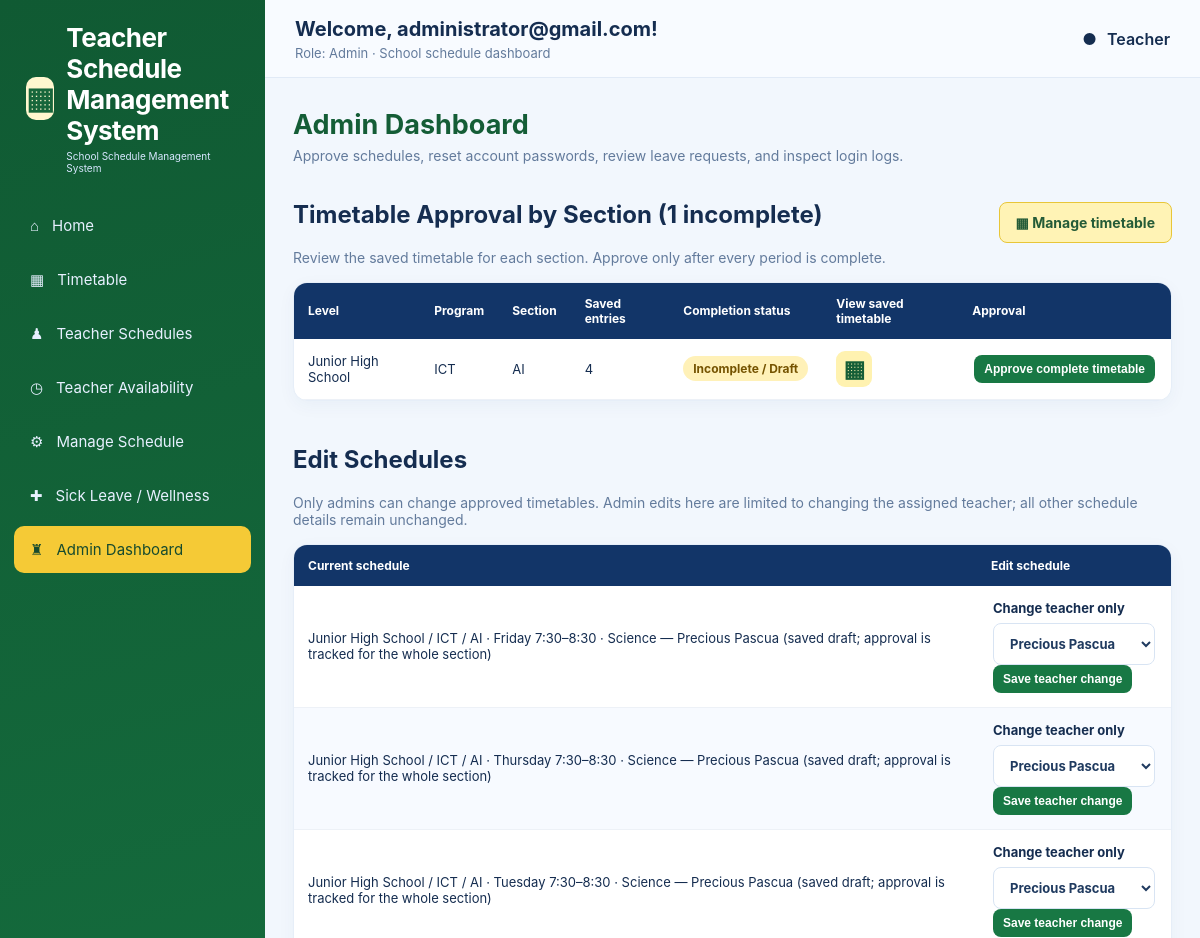
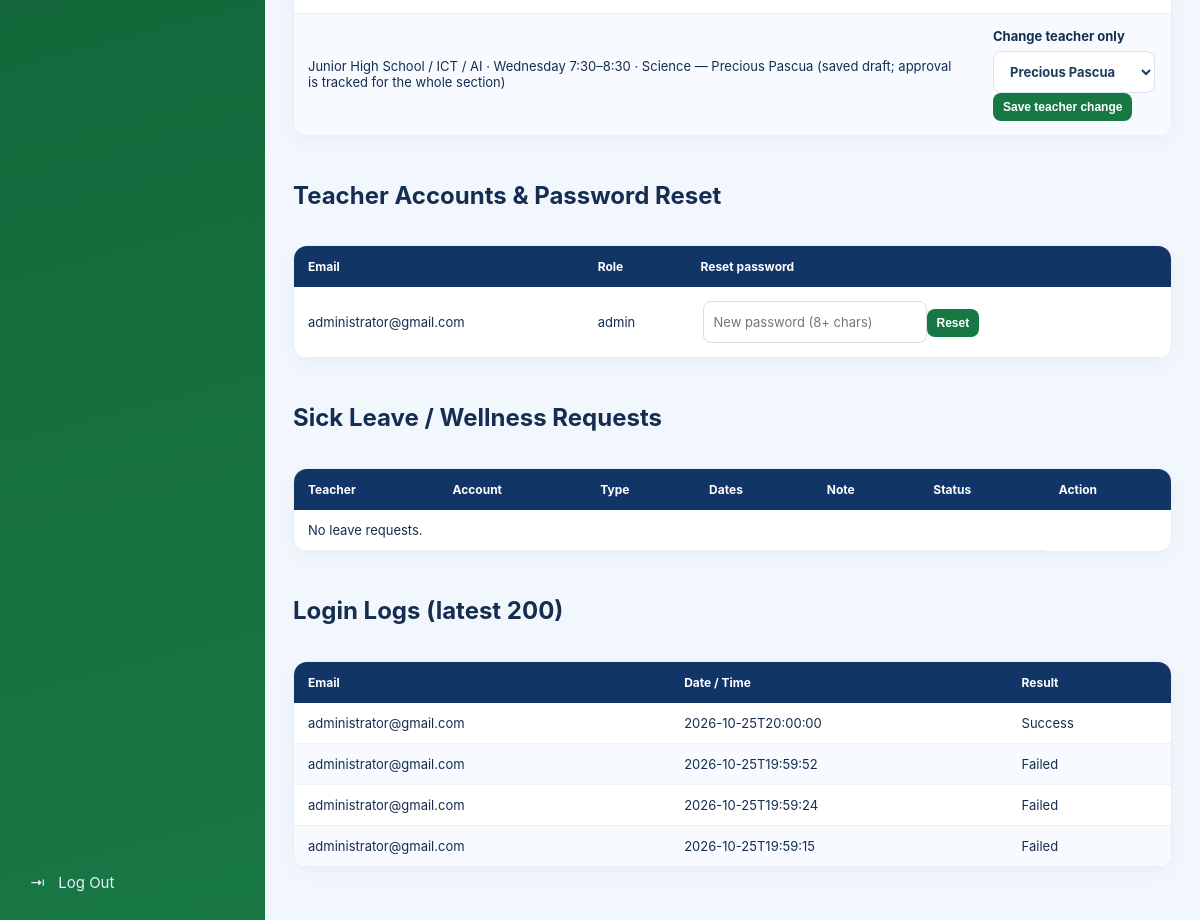
The page /admin (signed in) on the database its author committed (2 pictures, top to bottom).
### tables this page shows
CREATE TABLE users (
            id INTEGER PRIMARY KEY AUTOINCREMENT,
            email TEXT UNIQUE NOT NULL,
            password_hash TEXT NOT NULL
        , role TEXT NOT NULL DEFAULT 'teacher');

CREATE TABLE schedules (
            id INTEGER PRIMARY KEY AUTOINCREMENT,
            level TEXT NOT NULL,
            program TEXT NOT NULL,
            section TEXT NOT NULL,
            day TEXT NOT NULL,
            slot TEXT NOT NULL,
            subject TEXT NOT NULL,
            teacher TEXT NOT NULL,
            owner_email TEXT,
            approved INTEGER NOT NULL DEFAULT 0,
            UNIQUE(level, program, section, day, slot)
        );

CREATE TABLE login_logs (
            id INTEGER PRIMARY KEY AUTOINCREMENT, email TEXT NOT NULL, logged_at TEXT NOT NULL, success INTEGER NOT NULL
        );

### app.py (the view)
@app.route("/admin", methods=["GET", "POST"])
@login_required
@admin_required
def admin():
    with con() as db:
        users=db.execute("SELECT id,email,role FROM users ORDER BY email").fetchall()
        pending=db.execute("SELECT s.level,s.program,s.section,COUNT(*) AS entry_count FROM schedules s LEFT JOIN section_approvals a ON a.level=s.level AND a.program=s.program AND a.section=s.section GROUP BY s.level,s.program,s.section HAVING COALESCE(MAX(a.approved),0)=0 ORDER BY s.level,s.program,s.section").fetchall()
        section_statuses=db.execute("SELECT s.level,s.program,s.section,COUNT(*) AS entry_count,COALESCE(a.approved,0) AS complete,a.approved_by,a.approved_at FROM schedules s LEFT JOIN section_approvals a ON a.level=s.level AND a.program=s.program AND a.section=s.section GROUP BY s.level,s.program,s.section ORDER BY s.level,s.program,s.section").fetchall()
        leaves=db.execute("SELECT * FROM leave_requests ORDER BY CASE status WHEN 'Pending' THEN 0 ELSE 1 END,id DESC").fetchall()
        logs=db.execute("SELECT * FROM login_logs ORDER BY id DESC LIMIT 200").fetchall()
        all_schedules=db.execute("SELECT * FROM schedules ORDER BY level,program,section,day,slot").fetchall()
    return render_template("admin.html", users=users, pending=pending, section_statuses=section_statuses, leaves=leaves, logs=logs, all_schedules=all_schedules)

### app.py (called while the page is built)
def con():
    db = sqlite3.connect(DB_PATH)
    db.row_factory = sqlite3.Row
    return db

def admin_required(fn):
    @wraps(fn)
    def wrapper(*args, **kwargs):
        if "user_email" not in session:
            return redirect(url_for("login"))
        if session.get("role") != "admin":
            flash("Admin access is required.", "error")
            return redirect(url_for("home"))
        return fn(*args, **kwargs)
    return wrapper

def login_required(fn):
    @wraps(fn)
    def wrapper(*args, **kwargs):
        if "user_email" not in session:
            flash("Please log in to access Teacher Schedule Management System.", "warning")
            return redirect(url_for("login"))
        return fn(*args, **kwargs)
    return wrapper

@app.context_processor
def inject_globals():
    return {"days": DAYS, "slots": SLOTS, "break_slots": BREAK_SLOTS, "section_groups": SECTIONS,
            "teacher_names": TEACHERS, "subject_names": SUBJECTS, "shs_teacher_names": SHS_TEACHERS, "shs_subject_names": SHS_SUBJECTS,
            "shs_slots": SHS_SLOTS, "shs_break_slots": SHS_BREAK_SLOTS}

### TSMS_Admin_Edit_SickLeave_CoverTeachers/templates/admin.html
{% extends "base.html" %}{% block title %}Admin Dashboard | TSMS{% endblock %}{% block content %}
<div class="section-heading"><div><h1>Admin Dashboard</h1><p>Approve schedules, reset account passwords, review leave requests, and inspect login logs.</p></div></div>
<div class="section-heading"><div><h2>Timetable Approval by Section ({{ pending|length }} incomplete)</h2><p>Review the saved timetable for each section. Approve only after every period is complete.</p></div><a class="btn secondary" href="{{ url_for('manage') }}">▦ Manage timetable</a></div>
<div class="table-wrap"><table class="data-table"><thead><tr><th>Level</th><th>Program</th><th>Section</th><th>Saved entries</th><th>Completion status</th><th>View saved timetable</th><th>Approval</th></tr></thead><tbody>{% for r in section_statuses %}<tr><td>{{ r.level }}</td><td>{{ r.program }}</td><td>{{ r.section }}</td><td>{{ r.entry_count }}</td><td><span class="status-pill {{ 'complete' if r.complete else 'incomplete' }}">{{ 'Complete · Approved' if r.complete else 'Incomplete / Draft' }}</span></td><td><a class="icon-link" aria-label="View saved timetable" title="View saved timetable" href="{{ url_for('timetable', level=r.level, program=r.program, section=r.section) }}">▦</a></td><td>{% if not r.complete %}<form method="post" action="{{ url_for('manage') }}" onsubmit="return confirm('Approve the complete timetable for {{ r.section }}?')"><input type="hidden" name="action" value="approve_section"><input type="hidden" name="level" value="{{ r.level }}"><input type="hidden" name="program" value="{{ r.program }}"><input type="hidden" name="section" value="{{ r.section }}"><button class="btn primary small">Approve complete timetable</button></form>{% else %}<span class="muted">Approved{% if r.approved_by %} by {{ r.approved_by }}{% endif %}</span>{% endif %}</td></tr>{% else %}<tr><td colspan="7">No saved schedules to review.</td></tr>{% endfor %}</tbody></table></div>
<div class="section-heading"><div><h2>Edit Schedules</h2><p>Only admins can change approved timetables. Admin edits here are limited to changing the assigned teacher; all other schedule details remain unchanged.</p></div></div>
<div class="table-wrap"><table class="data-table"><thead><tr><th>Current schedule</th><th>Edit schedule</th></tr></thead><tbody>
{% for r in all_schedules %}<tr><td>{{ r.level }} / {{ r.program }} / {{ r.section }} · {{ r.day }} {{ r.slot }} · {{ r.subject }} — {{ r.teacher }} (saved draft; approval is tracked for the whole section)</td><td>
<form method="post" action="{{ url_for('manage') }}" class="stack-form"><input type="hidden" name="action" value="edit"><input type="hidden" name="schedule_id" value="{{ r.id }}">
<label>Change teacher only<select name="teacher" required>{% for t in (shs_teacher_names if r.level == 'Senior High School' else teacher_names) %}<option value="{{ t }}" {{ 'selected' if t==r.teacher else '' }}>{{ t }}</option>{% endfor %}</select></label><button class="btn primary small">Save teacher change</button>
</form>
</td></tr>{% else %}<tr><td colspan="2">No schedules saved.</td></tr>{% endfor %}</tbody></table></div>
<div class="section-heading"><div><h2>Teacher Accounts & Password Reset</h2></div></div><div class="table-wrap"><table class="data-table"><thead><tr><th>Email</th><th>Role</th><th>Reset password</th></tr></thead><tbody>{% for u in users %}<tr><td>{{ u.email }}</td><td>{{ u.role }}</td><td><form method="post" action="{{ url_for('admin_reset_password') }}" class="inline-form"><input type="hidden" name="email" value="{{ u.email }}"><input type="password" name="new_password" minlength="8" placeholder="New password (8+ chars)" required><button class="btn primary small">Reset</button></form></td></tr>{% endfor %}</tbody></table></div>
<div class="section-heading"><div><h2>Sick Leave / Wellness Requests</h2></div></div><div class="table-wrap"><table class="data-table"><thead><tr><th>Teacher</th><th>Account</th><th>Type</th><th>Dates</th><th>Note</th><th>Status</th><th>Action</th></tr></thead><tbody>{% for r in leaves %}<tr><td>{{ r.teacher_name or 'Not specified' }}</td><td>{{ r.email }}</td><td>{{ r.leave_type }}</td><td>{{ r.start_date }} – {{ r.end_date }}</td><td>{{ r.note or '—' }}</td><td>{{ r.status }}</td><td>{% if r.status == 'Pending' %}<form method="post" action="{{ url_for('leave_status') }}"><input type="hidden" name="request_id" value="{{ r.id }}"><button name="status" value="Approved" class="btn primary small">Approve</button><button name="status" value="Declined" class="btn danger small">Decline</button></form>{% endif %}</td></tr>{% else %}<tr><td colspan="6">No leave requests.</td></tr>{% endfor %}</tbody></table></div>
<div class="section-heading"><div><h2>Login Logs (latest 200)</h2></div></div><div class="table-wrap"><table class="data-table"><thead><tr><th>Email</th><th>Date / Time</th><th>Result</th></tr></thead><tbody>{% for l in logs %}<tr><td>{{ l.email }}</td><td>{{ l.logged_at }}</td><td>{{ 'Success' if l.success else 'Failed' }}</td></tr>{% else %}<tr><td colspan="3">No login activity.</td></tr>{% endfor %}</tbody></table></div>
{% endblock %}

### TSMS_Admin_Edit_SickLeave_CoverTeachers/templates/base.html (shortened to what this page needs)
<!doctype html>
<html lang="en">
<head>
  <link rel="stylesheet" href="{{ url_for('static', filename='style.css') }}">
</head>
<body>
{% if session.get('user_email') %}
<div class="app-shell">
  <aside class="sidebar">
    <a class="brand" href="{{ url_for('home') }}"><span class="brand-icon">▦</span><span><b>Teacher Schedule Management System</b><small>School Schedule Management System</small></span></a>
    <nav>
      <a href="{{ url_for('home') }}" class="{{ 'active' if request.endpoint == 'home' else '' }}">⌂ <span>Home</span></a>
      <a href="{{ url_for('timetable') }}" class="{{ 'active' if request.endpoint == 'timetable' else '' }}">▦ <span>Timetable</span></a>
      <a href="{{ url_for('teachers') }}" class="{{ 'active' if request.endpoint == 'teachers' else '' }}">♟ <span>Teacher Schedules</span></a>
      <a href="{{ url_for('available') }}" class="{{ 'active' if request.endpoint == 'available' else '' }}">◷ <span>Teacher Availability</span></a>
      <a href="{{ url_for('manage') }}" class="{{ 'active' if request.endpoint == 'manage' else '' }}">⚙ <span>Manage Schedule</span></a>
      <a href="{{ url_for('leave_request') }}" class="{{ 'active' if request.endpoint == 'leave_request' else '' }}">✚ <span>Sick Leave / Wellness</span></a>
      {% if session.get('role') == 'admin' %}<a href="{{ url_for('admin') }}" class="{{ 'active' if request.endpoint in ['admin','admin_reset_password','leave_status'] else '' }}">♜ <span>Admin Dashboard</span></a>{% endif %}
    </nav>
    <a class="logout" href="{{ url_for('logout') }}">⇥ <span>Log Out</span></a>
  </aside>
  <main class="main-area">
    <header class="topbar"><div><strong>Welcome, {{ session.get("user_email", "User") }}!</strong><p>Role: {{ session.get("role", "teacher")|capitalize }} · School schedule dashboard</p></div><div class="profile">● <span>Teacher</span></div></header>
    <section class="page-content">
      {% block content %}{% endblock %}
    </section>
  </main>
</div>
{% endif %}
</body>
</html>

### TSMS_Admin_Edit_SickLeave_CoverTeachers/static/style.css (style rules this page uses)
:root { --navy:#0b2d5d;--navy2:#143d77;--blue:#1764d9;--ink:#152d50;--muted:#637b9c;--line:#e1eaf6;--bg:#f2f7fd;--white:#fff }
* { box-sizing:border-box }
body { margin:0;font-family:Inter,Segoe UI,Arial,sans-serif;color:var(--ink);background:var(--bg) }
a { color:var(--blue);text-decoration:none }
.app-shell { display:flex;min-height:100vh }
.sidebar { width:265px;flex:0 0 265px;background:linear-gradient(165deg,#092b59,#0b3974);color:white;padding:22px 14px;display:flex;flex-direction:column;min-height:100vh }
.brand { display:flex;align-items:center;gap:12px;color:#fff;padding:0 12px 28px }
.brand-icon { display:inline-flex;align-items:center;justify-content:center;background:#fff;color:var(--navy);border-radius:10px;width:43px;height:43px;font-size:30px;font-weight:bold }
.brand b { display:block;font-size:26px;letter-spacing:-.5px }
.brand small { display:block;font-size:10px;margin-top:4px;color:#d8e7ff }
.sidebar nav { display:grid;gap:7px }
.sidebar nav a,.logout { display:flex;align-items:center;gap:13px;color:#e7f0ff;padding:14px 16px;border-radius:10px;font-size:15px }
.sidebar nav a:first-letter,.logout:first-letter { font-size:22px }
.sidebar nav a:hover,.sidebar nav a.active { background:#1764d9;color:white }
.logout { margin-top:auto }
.main-area { min-width:0;flex:1 }
.topbar { height:78px;padding:16px 30px;display:flex;align-items:center;justify-content:space-between;background:#f8fbff;border-bottom:1px solid var(--line) }
.topbar strong { font-size:20px }
.topbar p { margin:4px 0 0;color:var(--muted);font-size:13px }
.profile { display:flex;gap:10px;align-items:center;font-weight:600 }
.page-content { padding:24px 28px 36px;max-width:1800px;margin:auto }
.title-panel,.welcome-panel,.form-panel,.timetable-container,.stat-card,.quick-card,.table-wrap { background:white;border:1px solid #e6eef8;border-radius:14px;box-shadow:0 5px 18px rgba(30,66,112,.045) }
.title-copy h1,.section-heading h1 { font-size:27px;margin:0 0 6px;color:#123568 }
.filters select,select,input { font:inherit;border:1px solid #d8e4f3;border-radius:8px;background:white;padding:11px 12px;color:#203b60;min-height:42px }
.btn { display:inline-flex;justify-content:center;align-items:center;gap:6px;border:0;border-radius:8px;padding:11px 16px;font-weight:650;font-size:14px;cursor:pointer;white-space:nowrap }
.btn.primary { background:#1764d9;color:white }
.btn.small { padding:7px 10px;font-size:12px }
.section-heading { display:flex;align-items:center;justify-content:space-between;margin:6px 0 16px }
.section-heading p { margin:4px 0 0;color:var(--muted);font-size:14px }
.table-wrap { overflow:auto;margin-bottom:24px }
.data-table { width:100%;border-collapse:collapse;min-width:760px }
.data-table th { background:#123568;color:white;text-align:left;padding:13px 14px;font-size:12px }
.data-table td { padding:12px 14px;border-bottom:1px solid #edf1f7;font-size:13px }
.data-table tbody tr:nth-child(even) { background:#f7faff }
.inline-form { display:flex;gap:14px;align-items:end;flex-wrap:wrap }
.stack-form { display:grid;gap:15px;margin-top:20px }
.stack-form label { display:grid;gap:7px;font-size:13px;font-weight:650 }
.inline-form { display:flex; gap:8px; align-items:center; flex-wrap:wrap; }
.inline-form input[type=password] { min-width:190px; padding:10px; border:1px solid #d7deea; border-radius:8px; }
.data-table td form { display:inline-block; margin:2px; }
:root { --tsms-green:#187844;--tsms-green-dark:#105a33;--tsms-yellow:#f5ca36;--tsms-yellow-pale:#fff7cf }
.sidebar { background:linear-gradient(165deg,#105a33,#187844) }
.sidebar nav a:hover,.sidebar nav a.active { background:#f5ca36;color:#174b2e }
.brand-icon { color:#17663b;background:#fff7cf }
.btn.primary { background:#187844;color:#fff }
.btn.secondary { background:#fff3b5;color:#245b37;border:1px solid #e8c638 }
.welcome-panel h1,.title-copy h1,.section-heading h1,.auth-brand h1,.auth-card h2 { color:#145d36 }
.status-pill { display:inline-flex;align-items:center;border-radius:99px;padding:5px 10px;font-size:12px;font-weight:750;white-space:nowrap }
.status-pill.incomplete { background:#fff1b8;color:#755300 }
.icon-link { display:inline-grid;place-items:center;width:36px;height:36px;border-radius:9px;background:#fff2b0;color:#165e37;font-size:23px;font-weight:800 }

### rows shown on the page
users: get "Admin", email "administrator@gmail.com", role "admin"
schedules: level "Junior High School", program "ICT", section "AI", day "Friday", slot "7:30–8:30", subject "Science", teacher "Precious Pascua"
schedules: level "Junior High School", program "ICT", section "AI", day "Thursday", slot "7:30–8:30", subject "Science", teacher "Precious Pascua"
schedules: level "Junior High School", program "ICT", section "AI", day "Tuesday", slot "7:30–8:30", subject "Science", teacher "Precious Pascua"
schedules: level "Junior High School", program "ICT", section "AI", day "Wednesday", slot "7:30–8:30", subject "Science", teacher "Precious Pascua"
login_logs: email "administrator@gmail.com", logged_at "2026-10-25T20:00:00", success "Success"
login_logs: email "administrator@gmail.com", logged_at "2026-10-25T19:59:52", success "Failed"
login_logs: email "administrator@gmail.com", logged_at "2026-10-25T19:59:24", success "Failed"
login_logs: email "administrator@gmail.com", logged_at "2026-10-25T19:59:15", success "Failed"

### other values the page prints
{{ session.get("user_email", "User") }} "administrator@gmail.com"
{{ pending|length }} "1"
{{ r.level }} "Junior High School"
{{ r.program }} "ICT"
{{ r.section }} "AI"
{{ r.entry_count }} "4"
{{ 'Complete · Approved' if r.complete else 'Incomplete / Draft' }} "Incomplete / Draft"
